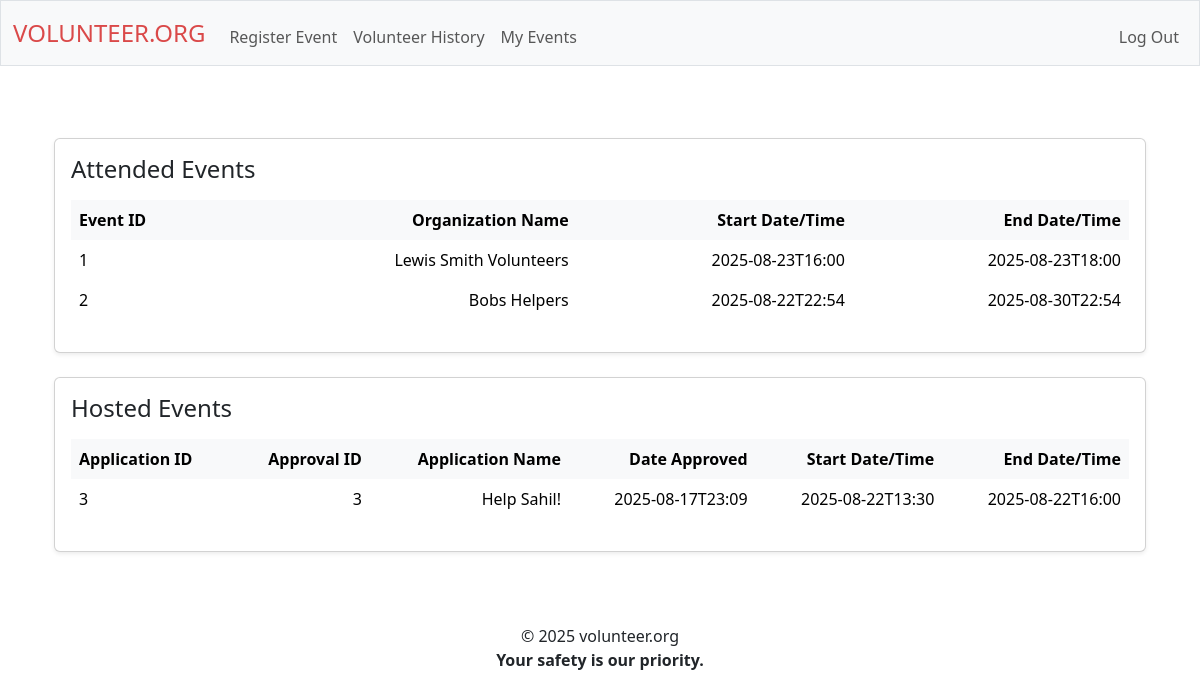
Page /volunteer_history (signed in) on the committed database.
### tables this page shows
CREATE TABLE application_for_review (
    id INTEGER PRIMARY KEY,
    name_organizer TEXT NOT NULL,
    email_organizer TEXT NOT NULL,
    city_organizer TEXT NOT NULL,
    state_organizer TEXT NOT NULL,
    zip_organizer TEXT NOT NULL,

    organization_name TEXT NOT NULL,
    organization_email TEXT NOT NULL,

    activity_age TEXT NOT NULL,
    activity_city TEXT NOT NULL,
    activity_state TEXT NOT NULL,
    activity_zip TEXT NOT NULL,

    max_people INT NOT NULL,

    date_start TIMESTAMP NOT NULL,
    date_end TIMESTAMP NOT NULL,
    date_reg_deadline TIMESTAMP NOT NULL,

    activity_name TEXT NOT NULL,
    description TEXT NOT NULL,

account_id INTEGER NOT NULL,
account_name TEXT NOT NULL,
account_email TEXT NOT NULL,
account_user_age INTEGER NOT NULL,
account_username TEXT NOT NULL
);

CREATE TABLE applications_approved (
approval_id INTEGER PRIMARY KEY,
application_id INTEGER NOT NULL,
staff_id INTEGER NOT NULL,
date TIMESTAMP NOT NULL
);

### app.py (the view)
@app.route("/volunteer_history", methods=["GET"])
def volunteer_history():
    if "user_id" not in session:
        return redirect("/login")
    attended_events = db.execute("SELECT * FROM rsvp WHERE user_id = ?", (session["user_id"],)).fetchall()
    hosted_events = db.execute("SELECT * FROM application_for_review WHERE account_id = ? AND id IN (SELECT application_id FROM applications_approved)", (session["user_id"],)).fetchall()
    events_attended = []
    events_hosted = []
    for event in attended_events:
        rows = db.execute("SELECT * FROM application_for_review WHERE id = ?", (event[1],)).fetchone()
        if rows:
            events_attended.append(
                [
                    event[1],
                    rows[6],
                    rows[13],
                    rows[14]
                ]
            )
    for event in hosted_events:
        rows = db.execute("SELECT * FROM applications_approved WHERE application_id = ?", (event[0],)).fetchall()
        events_hosted.append(
            [
                event[0],
                rows[0][0],
                event[16],
                rows[0][3],
                event[13],
                event[14]
            ]
        )
    return render_template("volunteer_history.html", events_attended=events_attended, events_hosted=events_hosted)

### app.py (called while the page is built)
@app.after_request
def after_request(response):
    response.headers["Cache-Control"] = "no-cache, no-store, must-revalidate"
    response.headers["Expires"] = 0
    response.headers["Pragma"] = "no-cache"
    return response

### templates/volunteer_history.html (shortened to what this page needs)
{% extends "layout.html" %}
{% block main %}
<div class="container my-4">
  <div class="card shadow-sm mb-4">
    <div class="card-body">
      <h4 class="card-title mb-3">Attended Events</h4>
      <div class="table-responsive">
        <table class="table table-borderless table-hover align-middle">
          <thead class="table-light">
            <tr>
              <th class="text-start">Event ID</th>
              <th class="text-end">Organization Name</th>
              <th class="text-end">Start Date/Time</th>
              <th class="text-end">End Date/Time</th>
            </tr>
          </thead>
          <tbody>
            {% for history in events_attended %}
              <tr>
                <td class="text-start">{{ history[0] }}</td>
                <td class="text-end">{{ history[1] }}</td>
                <td class="text-end">{{ history[2] }}</td>
                <td class="text-end">{{ history[3] }}</td>
              </tr>
            {% endfor %}
          </tbody>
        </table>
      </div>
    </div>
  </div>
  <div class="card shadow-sm">
    <div class="card-body">
      <h4 class="card-title mb-3">Hosted Events</h4>
      <div class="table-responsive">
        <table class="table table-borderless table-hover align-middle">
          <thead class="table-light">
            <tr>
              <th class="text-start">Application ID</th>
              <th class="text-end">Approval ID</th>
              <th class="text-end">Application Name</th>
              <th class="text-end">Date Approved</th>
              <th class="text-end">Start Date/Time</th>
              <th class="text-end">End Date/Time</th>
            </tr>
          </thead>
          <tbody>
            {% for history in events_hosted %}
              <tr>
                <td class="text-start">{{ history[0] }}</td>
                <td class="text-end">{{ history[1] }}</td>
                <td class="text-end">{{ history[2] }}</td>
                <td class="text-end">{{ history[3] }}</td>
                <td class="text-end">{{ history[4] }}</td>
                <td class="text-end">{{ history[5] }}</td>
              </tr>
            {% endfor %}
          </tbody>
        </table>
      </div>
    </div>
  </div>
</div>
{% endblock %}

### static/styles.css (style rules this page uses)
.card { text-align: left; }

### rows in the picture
application_for_review: id "1", organization_name "Lewis Smith Volunteers", date_start "2025-08-23T16:00", date_end "2025-08-23T18:00"
application_for_review: id "2", organization_name "Bobs Helpers", date_start "2025-08-22T22:54", date_end "2025-08-30T22:54"
application_for_review: activity_name "Help Sahil!", date_start "2025-08-22T13:30", date_end "2025-08-22T16:00"
applications_approved: date "2025-08-17T23:09"

### other values in the picture
{{ history[0] }} "3"
{{ history[1] }} "3"
